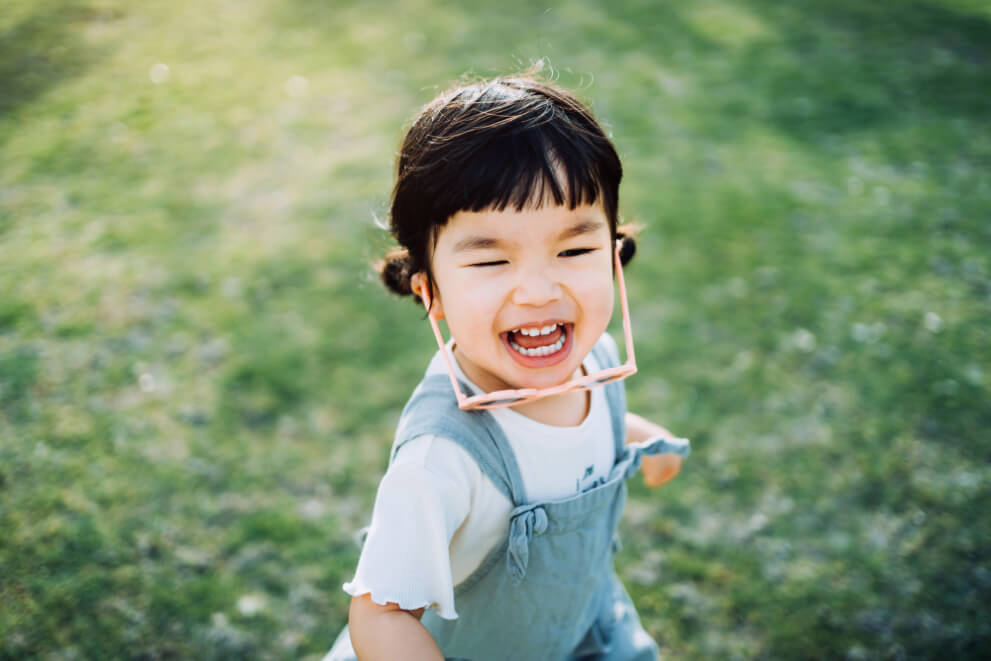
#> input picture day8/data/kid.jpg, 991 x 661 px, found by its file name
$ python thresholding.py
#> lines starting #> are read from the running program, lines starting #| are printed output that depends on the picture; after the words box and inside, x2 and y2 are one past the last pixel; in counts of white or black regions, pixels touching at a corner belong together
import cv2
import matplotlib.pyplot as plt

gray = cv2.imread('day8/data/kid.jpg', 0)
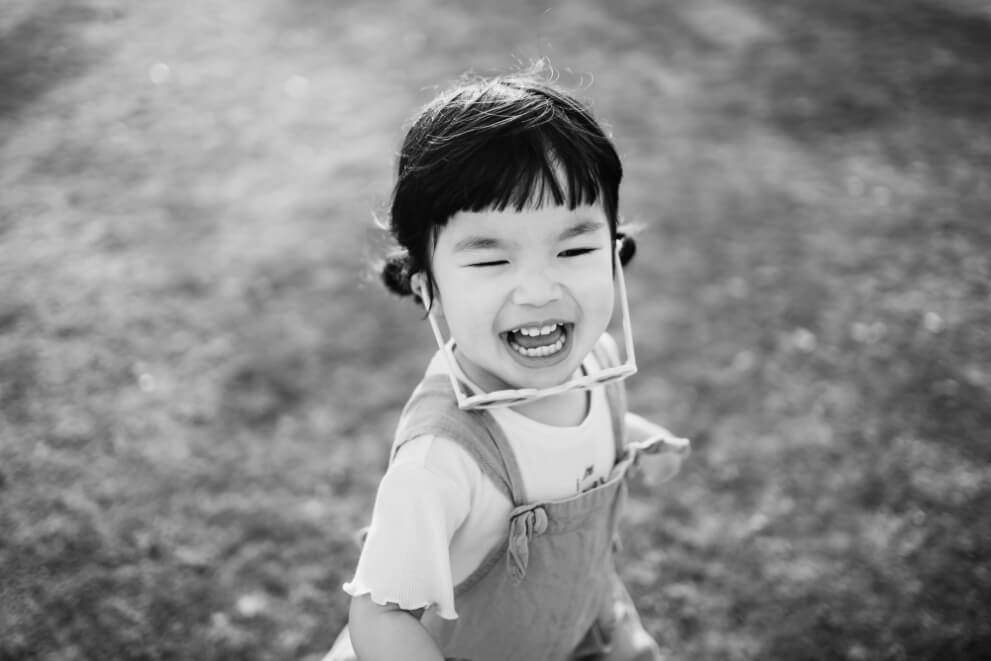
#> gray: shape (661, 991); min 0, max 254, mean 135.8
thresh, th1 = cv2.threshold(gray, 127, 255, cv2.THRESH_BINARY)
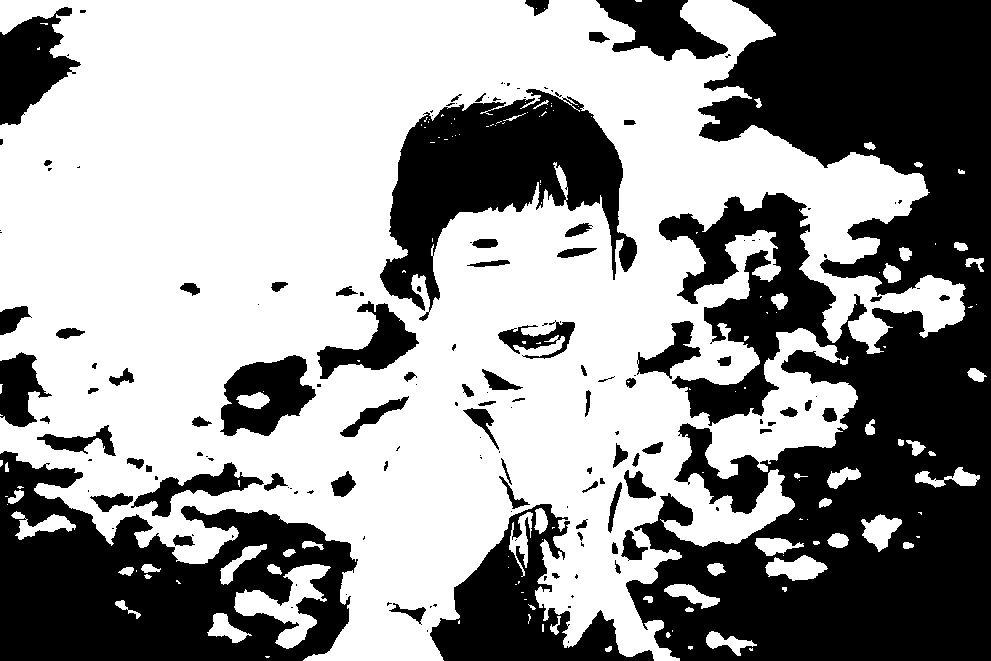
#> th1: shape (661, 991); 59.2% white; 158 black regions (80 under 20 px), largest, box (x1, y1, x2, y2) and area: (626, 0, 991, 661) 148683, (0, 451, 358, 661) 43495, (380, 89, 637, 321) 26238
thresh, th2 = cv2.threshold(gray, 127, 255, cv2.THRESH_BINARY_INV)
thresh, th3 = cv2.threshold(gray, 127, 255, cv2.THRESH_TRUNC)
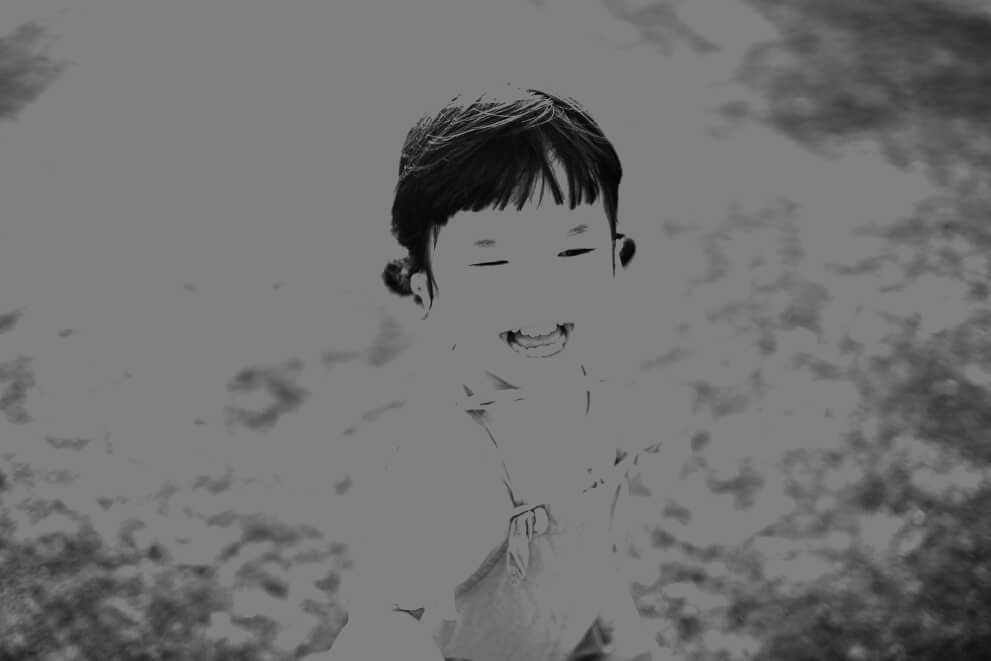
#> th3: shape (661, 991); min 0, max 127, mean 113.2
thresh, th4 = cv2.threshold(gray, 127, 255, cv2.THRESH_TOZERO)
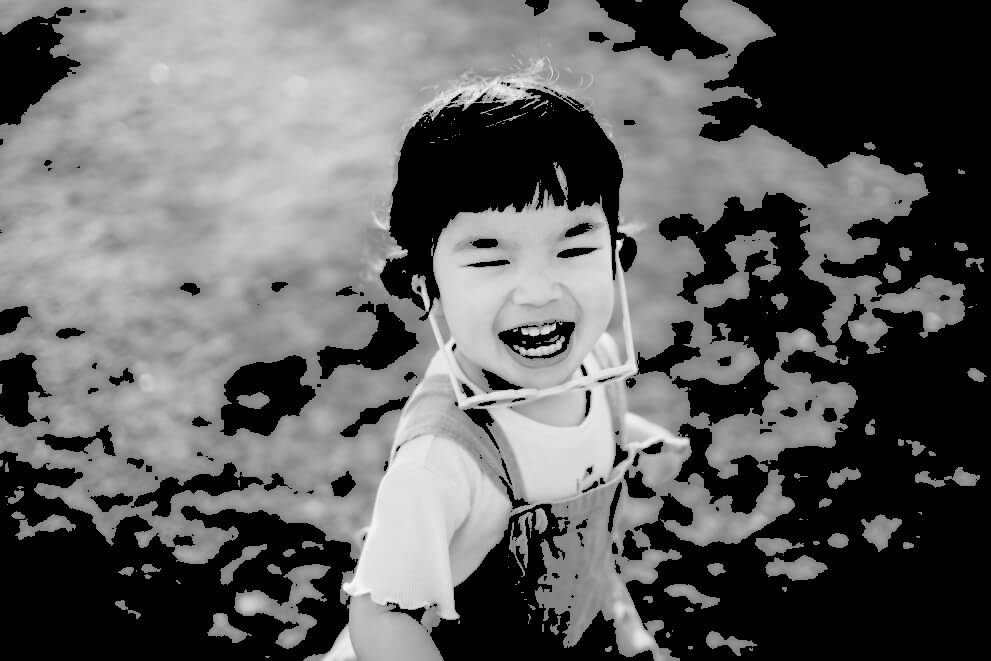
#> th4: shape (661, 991); min 0, max 254, mean 97.8
thresh, th5 = cv2.threshold(gray, 127, 255, cv2.THRESH_TOZERO_INV)
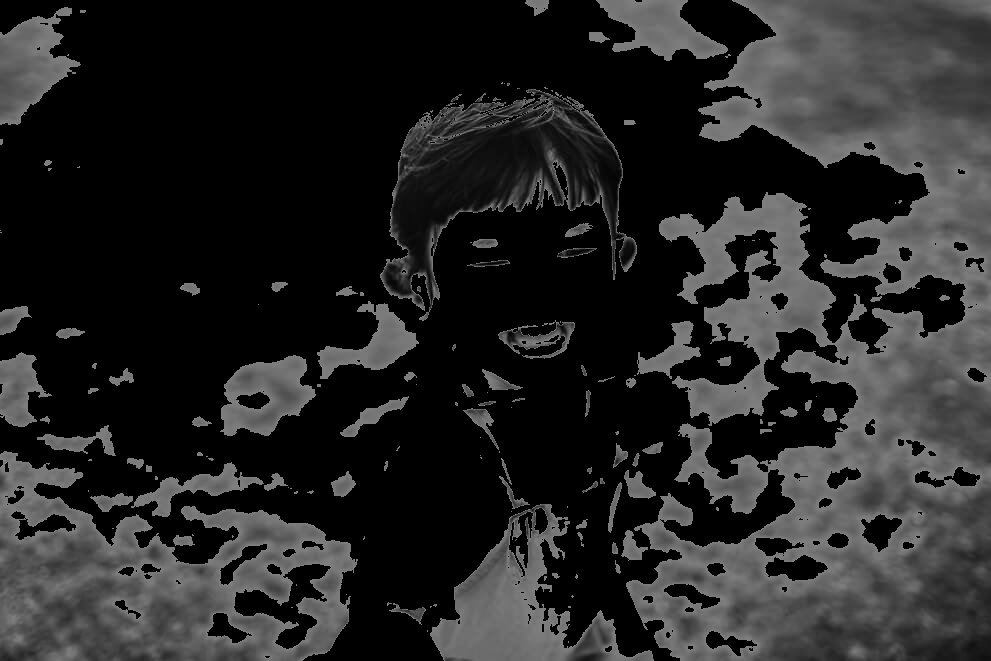
#> th5: shape (661, 991); min 0, max 127, mean 38
thresh, th6 = cv2.threshold(gray, 127, 255, cv2.THRESH_MASK)
#> th6: shape (661, 991); every value is 0
thresh, th7 = cv2.threshold(gray, 127, 255, cv2.THRESH_OTSU)
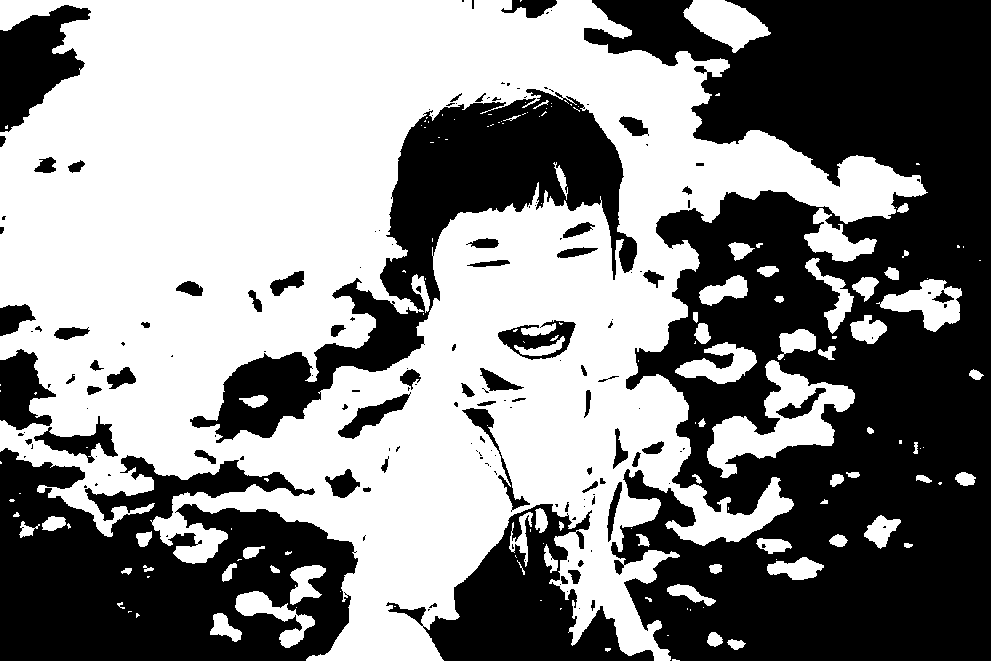
#> th7: shape (661, 991); 53.4% white; 165 black regions (97 under 20 px), largest, box (x1, y1, x2, y2) and area: (584, 0, 991, 661) 175254, (0, 448, 358, 661) 52128, (190, 89, 637, 443) 37773
#> thresh = 133


images = [gray, th1, th2, th3, th4, th5, th6, th7]
titles = ['Original', 'Binary', 'Binary Inv', 'Trunc', 'Tozero', 'Tozero Inv', 'Mask', 'Otsu']

plt.figure(figsize=(10, 5))
for i in range(len(images)):
    plt.subplot(2, 4, i+1)
    plt.imshow(images[i], 'gray')
    plt.title(titles[i])
    plt.xticks([]), plt.yticks([])
#> this loop made 8 passes
plt.show()

$ run again, with day8/data/colorballs.jpg copied over day8/data/kid.jpg
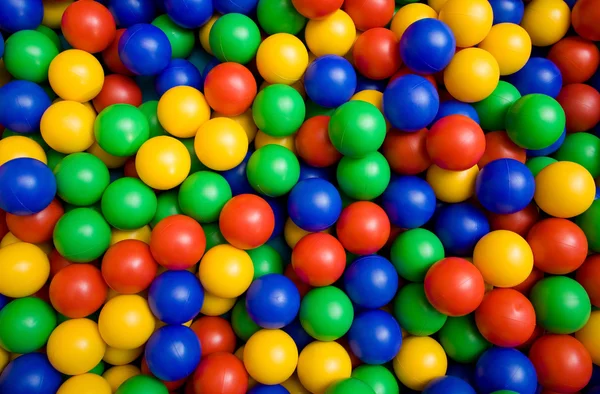
#> input picture day8/data/colorballs.jpg, 600 x 394 px, found by its file name
#> `thresh, th1 = cv2.threshold(gray, 127, 255, cv2.THRESH_BINARY)`:
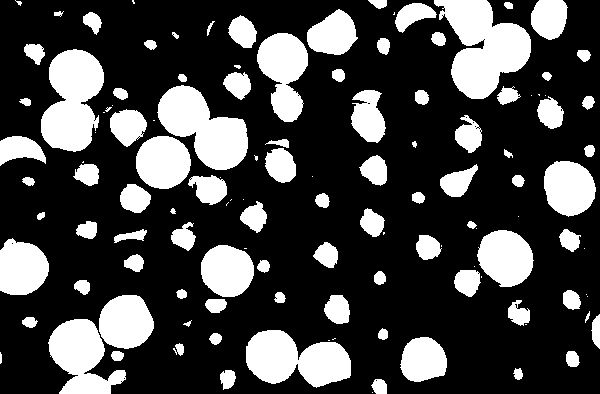
#> th1: shape (394, 600); 27.2% white; 124 white regions (32 under 20 px), largest, box (x1, y1, x2, y2) and area: (434, 0, 531, 99) 5547, (41, 49, 104, 152) 4543, (157, 85, 248, 170) 4345
#> th6: shape (394, 600); every value is 0
#> `thresh, th7 = cv2.threshold(gray, 127, 255, cv2.THRESH_OTSU)`:
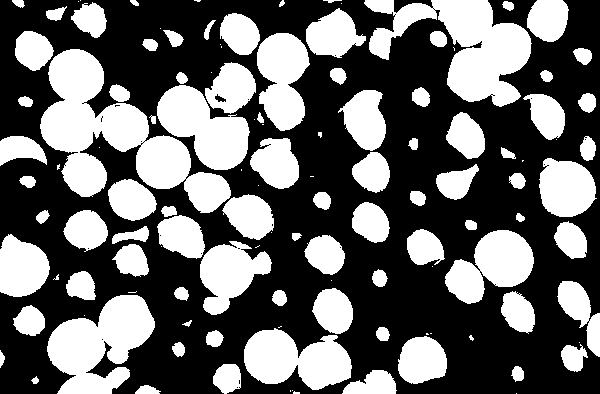
#> th7: shape (394, 600); 40.3% white; 121 white regions (36 under 20 px), largest, box (x1, y1, x2, y2) and area: (40, 49, 231, 213) 11833, (364, 0, 532, 107) 8352, (47, 295, 155, 394) 6432
#> thresh = 104
#> the loop `for i in range(len(images)):` made 8 passes
